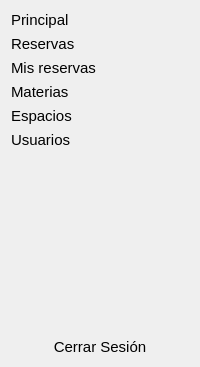
     <widget class="QWidget" name="widget_2" native="true">
      <layout class="QGridLayout" name="gridLayout_4">
       <item row="4" column="0">
        <widget class="QPushButton" name="bt_espacios_mm">
         <property name="font">
          <font>
           <pointsize>11</pointsize>
          </font>
         </property>
         <property name="styleSheet">
          <string notr="true">QPushButton{
	border-top-left-radius: 0 px;
	border-bottom-left-radius: 30px;
	border-top-right-radius: 30px;
	border-bottom-right-radius: 0px
}
QPushButton {
    background-color: qlineargradient(spread:reflect, x1:0, y1:0.532273, x2:1, y2:0.5, 
                                       stop:0.362832 rgba(0,128,0,255), /* Verde oscuro */
                                       stop:0.369469 rgba(0,128,0,255), 
                                       stop:1 rgba(0,255,0,255)); /* Verde claro */
    
    padding-left: 0px; /* Espacio a la izquierda para simular alineación */
    border: none; /* Sin borde, opcional */
    text-align: left; /* Aunque esto no tendrá efecto en QPushButton, lo incluimos para claridad */
}

QPushButton:hover{
	border-top-left-radius: 0 px;
	border-bottom-left-radius: 30px;
	border-top-right-radius: 30px;
	border-bottom-right-radius: 0px
}


QPushButton {
    border-radius: 18px;
    background-color: qlineargradient(spread:reflect, x1:0, y1:0.532273, x2:1, y2:0.5, 
                                      stop:0.362832 rgba(0,128,0,255), /* Verde oscuro */
                                      stop:0.369469 rgba(0,128,0,255), 
                                      stop:1 rgba(0,255,0,255)); /* Verde claro */
}

QPushButton:hover {
    background-color: qlineargradient(spread:reflect, x1:0, y1:0.562273, x2:0.949, y2:0.545455, 
                                      stop:0 rgb(255,255,255), /* Cian oscuro */
                                      stop:1 rgb(255,255,255)); /* Cian claro */
}

QLabel {
    color: rgb(225, 225, 224);
    font: 12pt &quot;Arial&quot;;
}</string>
         </property>
         <property name="text">
          <string>Espacios</string>
         </property>
         <property name="icon">
          <iconset resource="../../imagenes/resources.qrc">
           <normaloff>:/newPrefix/key.svg</normaloff>:/newPrefix/key.svg</iconset>
         </property>
         <property name="iconSize">
          <size>
           <width>40</width>
           <height>40</height>
          </size>
         </property>
         <property name="checkable">
          <bool>true</bool>
         </property>
         <property name="autoExclusive">
          <bool>true</bool>
         </property>
        </widget>
       </item>
       <item row="7" column="0">
        <widget class="QPushButton" name="bt_logout_mm">
         <property name="font">
          <font>
           <pointsize>11</pointsize>
          </font>
         </property>
         <property name="styleSheet">
          <string notr="true">QPushButton{
	border-top-left-radius: 0 px;
	border-bottom-left-radius: 30px;
	border-top-right-radius: 30px;
	border-bottom-right-radius: 0px
}
QPushButton:hover{
	border-top-left-radius: 0 px;
	border-bottom-left-radius: 30px;
	border-top-right-radius: 30px;
	border-bottom-right-radius: 0px
}


QPushButton {
    border-radius: 18px;
    background-color: qlineargradient(spread:reflect, x1:0, y1:0.532273, x2:1, y2:0.5, 
                                      stop:0.362832 rgba(0,128,0,255), /* Verde oscuro */
                                      stop:0.369469 rgba(0,128,0,255), 
                                      stop:1 rgba(0,255,0,255)); /* Verde claro */
}

QPushButton:hover {
    background-color: qlineargradient(spread:reflect, x1:0, y1:0.562273, x2:0.949, y2:0.545455, 
                                      stop:0 rgb(255,255,255), /* Cian oscuro */
                                      stop:1 rgb(255,255,255)); /* Cian claro */
}

QLabel {
    color: rgb(225, 225, 224);
    font: 12pt &quot;Arial&quot;;
}
</string>
         </property>
         <property name="text">
          <string>Cerrar Sesión</string>
         </property>
         <property name="icon">
          <iconset resource="../../imagenes/resources.qrc">
           <normaloff>:/newPrefix/log-out.svg</normaloff>:/newPrefix/log-out.svg</iconset>
         </property>
         <property name="iconSize">
          <size>
           <width>40</width>
           <height>40</height>
          </size>
         </property>
         <property name="checkable">
          <bool>true</bool>
         </property>
         <property name="autoExclusive">
          <bool>true</bool>
         </property>
        </widget>
       </item>
       <item row="2" column="0">
        <widget class="QPushButton" name="bt_misreservas_mm">
         <property name="font">
          <font>
           <pointsize>11</pointsize>
          </font>
         </property>
         <property name="styleSheet">
          <string notr="true">QPushButton{
	border-top-left-radius: 0 px;
	border-bottom-left-radius: 30px;
	border-top-right-radius: 30px;
	border-bottom-right-radius: 0px
}
QPushButton {
    background-color: qlineargradient(spread:reflect, x1:0, y1:0.532273, x2:1, y2:0.5, 
                                       stop:0.362832 rgba(0,128,0,255), /* Verde oscuro */
                                       stop:0.369469 rgba(0,128,0,255), 
                                       stop:1 rgba(0,255,0,255)); /* Verde claro */
    
    padding-left: 0px; /* Espacio a la izquierda para simular alineación */
    border: none; /* Sin borde, opcional */
    text-align: left; /* Aunque esto no tendrá efecto en QPushButton, lo incluimos para claridad */
}

QPushButton:hover{
	border-top-left-radius: 0 px;
	border-bottom-left-radius: 30px;
	border-top-right-radius: 30px;
	border-bottom-right-radius: 0px
}


QPushButton {
    border-radius: 18px;
    background-color: qlineargradient(spread:reflect, x1:0, y1:0.532273, x2:1, y2:0.5, 
                                      stop:0.362832 rgba(0,128,0,255), /* Verde oscuro */
                                      stop:0.369469 rgba(0,128,0,255), 
                                      stop:1 rgba(0,255,0,255)); /* Verde claro */
}

QPushButton:hover {
    background-color: qlineargradient(spread:reflect, x1:0, y1:0.562273, x2:0.949, y2:0.545455, 
                                      stop:0 rgb(255,255,255), /* Cian oscuro */
                                      stop:1 rgb(255,255,255)); /* Cian claro */
}

QLabel {
    color: rgb(225, 225, 224);
    font: 12pt &quot;Arial&quot;;
}</string>
         </property>
         <property name="text">
          <string>Mis reservas</string>
         </property>
         <property name="icon">
          <iconset resource="../../imagenes/resources.qrc">
           <normaloff>:/newPrefix/book-open.svg</normaloff>:/newPrefix/book-open.svg</iconset>
         </property>
         <property name="iconSize">
          <size>
           <width>40</width>
           <height>40</height>
          </size>
         </property>
         <property name="checkable">
          <bool>true</bool>
         </property>
         <property name="autoExclusive">
          <bool>true</bool>
         </property>
        </widget>
       </item>
       <item row="5" column="0">
        <widget class="QPushButton" name="bt_usuarios_mm">
         <property name="font">
          <font>
           <pointsize>11</pointsize>
          </font>
         </property>
         <property name="styleSheet">
          <string notr="true">QPushButton{
	border-top-left-radius: 0 px;
	border-bottom-left-radius: 30px;
	border-top-right-radius: 30px;
	border-bottom-right-radius: 0px
}
QPushButton {
    background-color: qlineargradient(spread:reflect, x1:0, y1:0.532273, x2:1, y2:0.5, 
                                       stop:0.362832 rgba(0,128,0,255), /* Verde oscuro */
                                       stop:0.369469 rgba(0,128,0,255), 
                                       stop:1 rgba(0,255,0,255)); /* Verde claro */
    
    padding-left: 0px; /* Espacio a la izquierda para simular alineación */
    border: none; /* Sin borde, opcional */
    text-align: left; /* Aunque esto no tendrá efecto en QPushButton, lo incluimos para claridad */
}

QPushButton:hover{
	border-top-left-radius: 0 px;
	border-bottom-left-radius: 30px;
	border-top-right-radius: 30px;
	border-bottom-right-radius: 0px
}


QPushButton {
    border-radius: 18px;
    background-color: qlineargradient(spread:reflect, x1:0, y1:0.532273, x2:1, y2:0.5, 
                                      stop:0.362832 rgba(0,128,0,255), /* Verde oscuro */
                                      stop:0.369469 rgba(0,128,0,255), 
                                      stop:1 rgba(0,255,0,255)); /* Verde claro */
}

QPushButton:hover {
    background-color: qlineargradient(spread:reflect, x1:0, y1:0.562273, x2:0.949, y2:0.545455, 
                                      stop:0 rgb(255,255,255), /* Cian oscuro */
                                      stop:1 rgb(255,255,255)); /* Cian claro */
}

QLabel {
    color: rgb(225, 225, 224);
    font: 12pt &quot;Arial&quot;;
}</string>
         </property>
         <property name="text">
          <string>Usuarios</string>
         </property>
         <property name="icon">
          <iconset resource="../../imagenes/resources.qrc">
           <normaloff>:/newPrefix/users.svg</normaloff>:/newPrefix/users.svg</iconset>
         </property>
         <property name="iconSize">
          <size>
           <width>40</width>
           <height>40</height>
          </size>
         </property>
         <property name="checkable">
          <bool>true</bool>
         </property>
         <property name="autoExclusive">
          <bool>true</bool>
         </property>
        </widget>
       </item>
       <item row="6" column="0">
        <spacer name="verticalSpacer_2">
         <property name="orientation">
          <enum>Qt::Vertical</enum>
         </property>
         <property name="sizeHint" stdset="0">
          <size>
           <width>20</width>
           <height>183</height>
          </size>
         </property>
        </spacer>
       </item>
       <item row="0" column="0">
        <widget class="QPushButton" name="bt_home_mm">
         <property name="font">
          <font>
           <pointsize>11</pointsize>
          </font>
         </property>
         <property name="styleSheet">
          <string notr="true">QPushButton{
	border-top-left-radius: 0 px;
	border-bottom-left-radius: 30px;
	border-top-right-radius: 30px;
	border-bottom-right-radius: 0px
}
QPushButton {
    background-color: qlineargradient(spread:reflect, x1:0, y1:0.532273, x2:1, y2:0.5, 
                                       stop:0.362832 rgba(0,128,0,255), /* Verde oscuro */
                                       stop:0.369469 rgba(0,128,0,255), 
                                       stop:1 rgba(0,255,0,255)); /* Verde claro */
    
    padding-left: 0px; /* Espacio a la izquierda para simular alineación */
    border: none; /* Sin borde, opcional */
    text-align: left; /* Aunque esto no tendrá efecto en QPushButton, lo incluimos para claridad */
}

QPushButton:hover{
	border-top-left-radius: 0 px;
	border-bottom-left-radius: 30px;
	border-top-right-radius: 30px;
	border-bottom-right-radius: 0px
}


QPushButton {
    border-radius: 18px;
    background-color: qlineargradient(spread:reflect, x1:0, y1:0.532273, x2:1, y2:0.5, 
                                      stop:0.362832 rgba(0,128,0,255), /* Verde oscuro */
                                      stop:0.369469 rgba(0,128,0,255), 
                                      stop:1 rgba(0,255,0,255)); /* Verde claro */
}

QPushButton:hover {
    background-color: qlineargradient(spread:reflect, x1:0, y1:0.562273, x2:0.949, y2:0.545455, 
                                      stop:0 rgb(255,255,255), /* Cian oscuro */
                                      stop:1 rgb(255,255,255)); /* Cian claro */
}

QLabel {
    color: rgb(225, 225, 224);
    font: 18pt &quot;Arial&quot;;
}</string>
         </property>
         <property name="text">
          <string>Principal</string>
         </property>
         <property name="icon">
          <iconset resource="../../imagenes/resources.qrc">
           <normaloff>:/newPrefix/home.svg</normaloff>:/newPrefix/home.svg</iconset>
         </property>
         <property name="iconSize">
          <size>
           <width>40</width>
           <height>40</height>
          </size>
         </property>
         <property name="checkable">
          <bool>true</bool>
         </property>
         <property name="autoExclusive">
          <bool>true</bool>
         </property>
        </widget>
       </item>
       <item row="1" column="0">
        <widget class="QPushButton" name="bt_reservas_mm">
         <property name="font">
          <font>
           <pointsize>11</pointsize>
          </font>
         </property>
         <property name="styleSheet">
          <string notr="true">QPushButton{
	border-top-left-radius: 0 px;
	border-bottom-left-radius: 30px;
	border-top-right-radius: 30px;
	border-bottom-right-radius: 0px
}
QPushButton {
    background-color: qlineargradient(spread:reflect, x1:0, y1:0.532273, x2:1, y2:0.5, 
                                       stop:0.362832 rgba(0,128,0,255), /* Verde oscuro */
                                       stop:0.369469 rgba(0,128,0,255), 
                                       stop:1 rgba(0,255,0,255)); /* Verde claro */
    
    padding-left: 0px; /* Espacio a la izquierda para simular alineación */
    border: none; /* Sin borde, opcional */
    text-align: left; /* Aunque esto no tendrá efecto en QPushButton, lo incluimos para claridad */
}

QPushButton:hover{
	border-top-left-radius: 0 px;
	border-bottom-left-radius: 30px;
	border-top-right-radius: 30px;
	border-bottom-right-radius: 0px
}


QPushButton {
    border-radius: 18px;
    background-color: qlineargradient(spread:reflect, x1:0, y1:0.532273, x2:1, y2:0.5, 
                                      stop:0.362832 rgba(0,128,0,255), /* Verde oscuro */
                                      stop:0.369469 rgba(0,128,0,255), 
                                      stop:1 rgba(0,255,0,255)); /* Verde claro */
}

QPushButton:hover {
    background-color: qlineargradient(spread:reflect, x1:0, y1:0.562273, x2:0.949, y2:0.545455, 
                                      stop:0 rgb(255,255,255), /* Cian oscuro */
                                      stop:1 rgb(255,255,255)); /* Cian claro */
}

QLabel {
    color: rgb(225, 225, 224);
    font: 18pt &quot;Arial&quot;;
}</string>
         </property>
         <property name="text">
          <string>Reservas</string>
         </property>
         <property name="icon">
          <iconset resource="../../imagenes/resources.qrc">
           <normaloff>:/newPrefix/bookmark.svg</normaloff>:/newPrefix/bookmark.svg</iconset>
         </property>
         <property name="iconSize">
          <size>
           <width>40</width>
           <height>40</height>
          </size>
         </property>
         <property name="checkable">
          <bool>true</bool>
         </property>
         <property name="autoExclusive">
          <bool>true</bool>
         </property>
        </widget>
       </item>
       <item row="3" column="0">
        <widget class="QPushButton" name="bt_configuraciones_mm">
         <property name="font">
          <font>
           <pointsize>11</pointsize>
          </font>
         </property>
         <property name="styleSheet">
          <string notr="true">QPushButton{
	border-top-left-radius: 0 px;
	border-bottom-left-radius: 30px;
	border-top-right-radius: 30px;
	border-bottom-right-radius: 0px
}
QPushButton {
    background-color: qlineargradient(spread:reflect, x1:0, y1:0.532273, x2:1, y2:0.5, 
                                       stop:0.362832 rgba(0,128,0,255), /* Verde oscuro */
                                       stop:0.369469 rgba(0,128,0,255), 
                                       stop:1 rgba(0,255,0,255)); /* Verde claro */
    
    padding-left: 0px; /* Espacio a la izquierda para simular alineación */
    border: none; /* Sin borde, opcional */
    text-align: left; /* Aunque esto no tendrá efecto en QPushButton, lo incluimos para claridad */
}

QPushButton:hover{
	border-top-left-radius: 0 px;
	border-bottom-left-radius: 30px;
	border-top-right-radius: 30px;
	border-bottom-right-radius: 0px
}


QPushButton {
    border-radius: 18px;
    background-color: qlineargradient(spread:reflect, x1:0, y1:0.532273, x2:1, y2:0.5, 
                                      stop:0.362832 rgba(0,128,0,255), /* Verde oscuro */
                                      stop:0.369469 rgba(0,128,0,255), 
                                      stop:1 rgba(0,255,0,255)); /* Verde claro */
}

QPushButton:hover {
    background-color: qlineargradient(spread:reflect, x1:0, y1:0.562273, x2:0.949, y2:0.545455, 
                                      stop:0 rgb(255,255,255), /* Cian oscuro */
                                      stop:1 rgb(255,255,255)); /* Cian claro */
}

QLabel {
    color: rgb(225, 225, 224);
    font: 12pt &quot;Arial&quot;;
}</string>
         </property>
         <property name="text">
          <string>Materias</string>
         </property>
         <property name="icon">
          <iconset resource="../../imagenes/resources.qrc">
           <normaloff>:/newPrefix/clipboard.svg</normaloff>:/newPrefix/clipboard.svg</iconset>
         </property>
         <property name="iconSize">
          <size>
           <width>40</width>
           <height>40</height>
          </size>
         </property>
         <property name="checkable">
          <bool>true</bool>
         </property>
         <property name="autoExclusive">
          <bool>true</bool>
         </property>
        </widget>
       </item>
      </layout>
     </widget>
